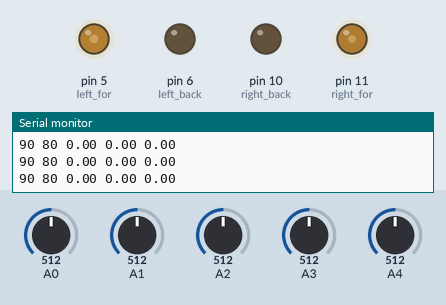
The sketch below on a simulated Arduino Uno, built with avr-gcc and run on an emulated ATmega328P. Shown: output pins drawn as LEDs (lit = HIGH), the last lines printed to the serial monitor. The inputs (shaded band) are chosen by the test bench; at power-on: A0 = 512, A1 = 512, A2 = 512, A3 = 512, A4 = 512.

Above: at 1.2 s.
1.3 s: A0 set to 486
At 4.26 s:
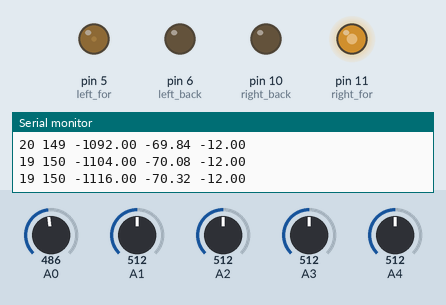
4.3 s: A1 set to 487
At 6.04 s:
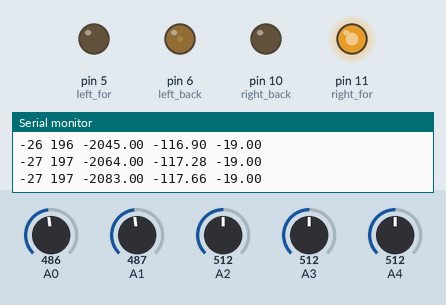
7.3 s: A2 set to 486
At 8.4 s:
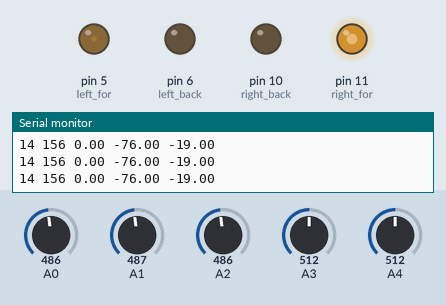
8.8 s: A3 set to 306
At 10.1 s:
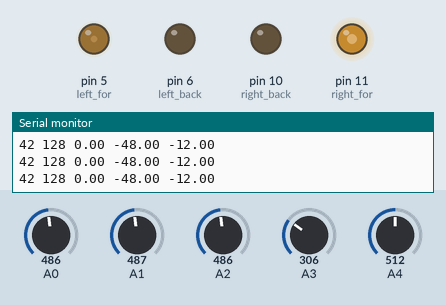
11.8 s: A4 set to 306
At 12.4 s:
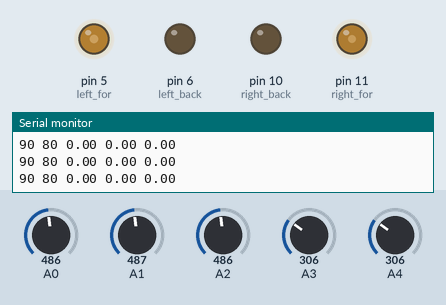
13.3 s: A1 set to 716
At 14.4 s:
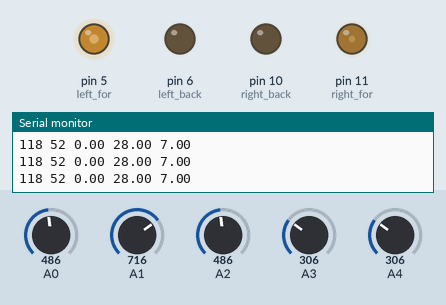
Timing chart, 0 to 15.8 s (numbered marks = the images above; inputs shaded):
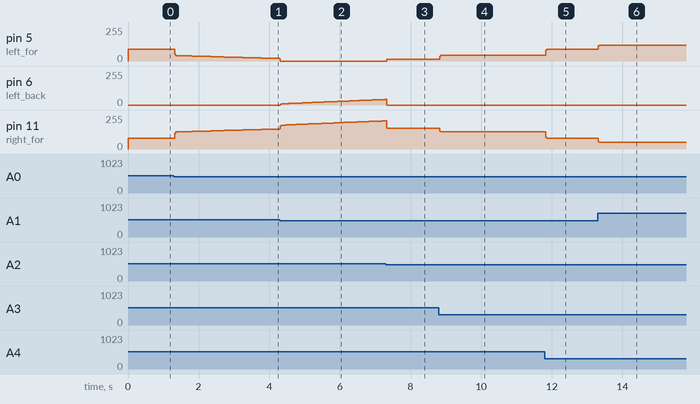

Measured:
- the behaviour switches between 500 and 499 on A0 (found by bisection; images 0 and 1)
- the behaviour switches between 500 and 499 on A1 (found by bisection; images 1 and 2)
- after the input at 1.3 s, pin 5 (left_for): moves from 90/255 to 18/255 over 3.0 s, starting at once; pin 11 (right_for): moves from 80/255 to 151/255 over 3.0 s, starting at once
- after the input at 4.3 s, pin 6 (left_back): moves from 0/255 to 42/255 over 2.9 s, starting at once
- after the input at 7.3 s, pin 5 (left_for): 0/255 → 14/255 at once
- after the input at 8.8 s, pin 5 (left_for): 14/255 → 42/255 at once; pin 11 (right_for): 156/255 → 128/255 at once
- after the input at 11.8 s, pin 5 (left_for): 42/255 → 90/255 at once; pin 11 (right_for): 128/255 → 80/255 at once
- after the input at 13.3 s, pin 5 (left_for): 90/255 → 118/255 at once; pin 11 (right_for): 80/255 → 52/255 at once

The sketch:

Test02.ino
```cpp
int ir[5];
int th = 500;


float i; int d;
float error;
int p_error = 0;

int val[5] = {-12,-7,0,7,12};
float pid_val ;

int sp_left = 80 + 10;
int sp_right = 80;
int shift = 0;
int left = sp_left ;
int right = sp_right ;

int kp = 2.9 + (sp_left+sp_right)/80;
float ki = 0.02;
float kd = 0.7;

int right_for = 11;
int left_for = 5;
int right_back = 10;
int left_back = 6;


void setup() {
  Serial.begin(9600);
  pinMode(5,OUTPUT);pinMode(6,OUTPUT);pinMode(10,OUTPUT);pinMode(11,OUTPUT);
}

void loop() {
  getIR();
  PID();
  driver();
  delay(10);
  //Serial.print(ir[0]);Serial.print(ir[1]);Serial.print(ir[2]);Serial.print(ir[3]);Serial.println(ir[4]);
  //Serial.println(error);Serial.println(i);
}


int check(int val){
  if (val >= th){
    return 0;
  } else{
    return 1;
  }
}


int getIR(){
  for (int i=0;i<5;i++){
    ir[i] = analogRead(i);
  }
  for (int i=0;i<5;i++){
    ir[i] = check(ir[i]);
  }
}


float PID(){
  left = sp_left;
  right = sp_right;

  error = val[0]*ir[0] + val[1]*ir[1] + val[2]*ir[2] + val[3]*ir[3] + val[4]*ir[4];
  d = p_error - error;
  p_error = error;

  if (ir[2] == 1){
    i = 0;
  } else if ((left+i*ki)>0 && error<0){
    i = (i  + error);
  }else if ((right-i*ki)>0 && error>0){
    i = (i  + error);
  }

  pid_val = (error * kp + i * ki + d * kd);

  if (i<-30000){
    i = -30000;
  }
  if (pid_val<-30000){
    pid_val = -30000;
  }
  if (i>30000){
    i = 30000;
  }
  if (pid_val>30000){
    pid_val = 30000;
  }
}


void driver(){
    left = sp_left;
    right = sp_right;

   ////////////////////////////////////////////////////////////////////////////
   left = left + pid_val  ;
   right = right - pid_val ;
     if (ir[0] == 1 && ir[1] == 1){

     } else if (ir[1] == 1 && ir [2] == 1){

     }
     else if (ir[0] == 1 && left < 0){
            left = 0;
     }
     else if (ir[1] == 1 && left < 0){
            left = 0;
     }
     if (ir[4] == 1 && ir[3] == 1){

     } else if (ir[3] == 1 && ir [2] == 1){

     }
     else if (ir[4] == 1 && right < 0){
            right = 0;
     }
     else if (ir[3] == 1 && right < 0){
            right = 0;
      }

     ///////////////////////////////////////////////////////////////////

     if (left > 255){
      left = 255;
     }else if(left < -255){
      left = -255;
     }
     if (right > 255){
      right = 255;
     }else if(right < -255){
      right = -255;
     }

     if (left>0){
       analogWrite(left_for,left);
       analogWrite(left_back,0);
     } else if(left<0){
       analogWrite(left_back,-left);
       analogWrite(left_for,0);
     }
     if (right>0){
       analogWrite(right_for,right);
       analogWrite(right_back,0);
     } else if(right<0){
       analogWrite(right_back,right);
       analogWrite(right_for,0);
     }


 Serial.print(left);Serial.print(' ');Serial.print(right);Serial.print(' ');Serial.print(i);Serial.print(' ');Serial.print(pid_val);Serial.print(' ');Serial.println(error);
 }
```
